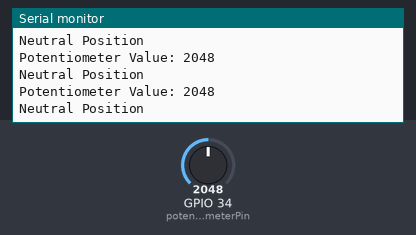
The sketch below on a simulated ESP32. Shown: the last lines printed to the serial monitor. The inputs (shaded band) are chosen by the test bench; at power-on: GPIO 34 (potentiometerPin) = 2048. USB keyboard and mouse output is not drawn.

Above: at 1.2 s.
1.3 s: GPIO 34 (potentiometerPin) set to 2121
At 2.0 s:
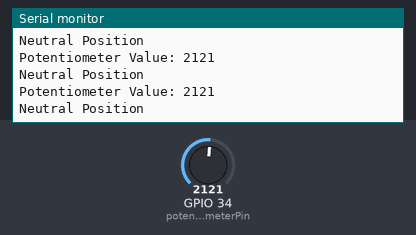
2.8 s: GPIO 34 (potentiometerPin) set to 2200
At 3.4 s:
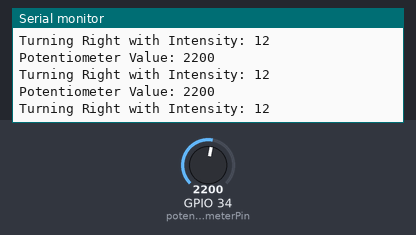
Timing chart, 0 to 5.8 s (numbered marks = the images above; inputs shaded):
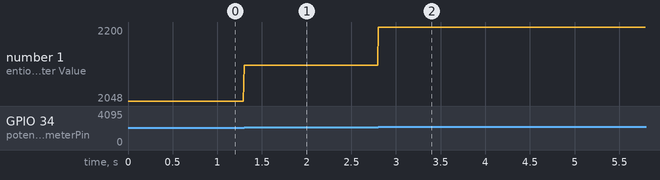

Measured:
- the behaviour switches between 2148 and 2149 on GPIO 34 (potentiometerPin) (found by bisection; images 1 and 2)
- after the input at 1.3 s, the serial monitor: prints a new line at once (image 1)
- after the input at 2.8 s, the serial monitor: prints a new line at once (image 2)
- plotted number 1: 2048 → 2121 after the input at 1.3 s, 2121 → 2200 after the input at 2.8 s

The sketch:

potsteering.ino
```cpp
#include <BleKeyboard.h> // BLE Keyboard library

BleKeyboard bleKeyboard("ESP32 Steering", "Eshal's Setup", 100); // BLE Keyboard setup
int potentiometerPin = 34; // Connect potentiometer to GPIO34 (ADC1_CH6)

int minValue = 0;     // Minimum potentiometer value
int maxValue = 4095;  // Maximum potentiometer value
int neutralValue = 2048; // Neutral position (centered)

void setup() {
  Serial.begin(115200);
  pinMode(potentiometerPin, INPUT);

  Serial.println("Starting BLE Keyboard...");
  bleKeyboard.begin();
}

void loop() {
  if (bleKeyboard.isConnected()) {
    int potValue = analogRead(potentiometerPin); // Read potentiometer value
    Serial.print("Potentiometer Value: ");
    Serial.println(potValue);

    // Determine steering action based on potentiometer value
    if (potValue < (neutralValue - 100)) {
      // Steering Left
      int intensity = map(potValue, minValue, neutralValue - 100, 100, 10); // Map to intensity
      Serial.print("Turning Left with Intensity: ");
      Serial.println(intensity);
      bleKeyboard.press(KEY_LEFT_ARROW);
      delay(intensity); // Hold key based on intensity
      bleKeyboard.releaseAll();
    } else if (potValue > (neutralValue + 100)) {
      // Steering Right
      int intensity = map(potValue, neutralValue + 100, maxValue, 10, 100); // Map to intensity
      Serial.print("Turning Right with Intensity: ");
      Serial.println(intensity);
      bleKeyboard.press(KEY_RIGHT_ARROW);
      delay(intensity); // Hold key based on intensity
      bleKeyboard.releaseAll();
    } else {
      // Neutral (centered) - release keys
      Serial.println("Neutral Position");
      bleKeyboard.releaseAll();
    }

    delay(10); // Minimal delay for smooth updates
  }
}
```
